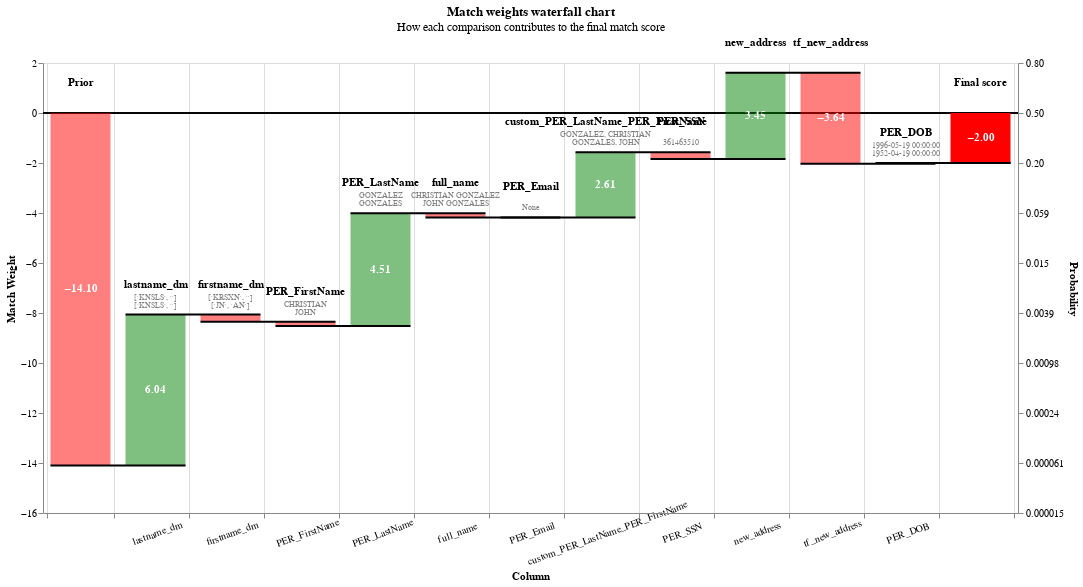

The cell this chart's notebook holds for it:
### Code cell
#Waterfall chart¶ The waterfall chart provides a means of visualising individual 
#predictions to understand how Splink computed the final matchweight for a particular pairwise 
#record comparison.

records_to_view  = df_predictions.as_record_dict(limit=5)
linker.waterfall_chart(records_to_view, filter_nulls=False)
